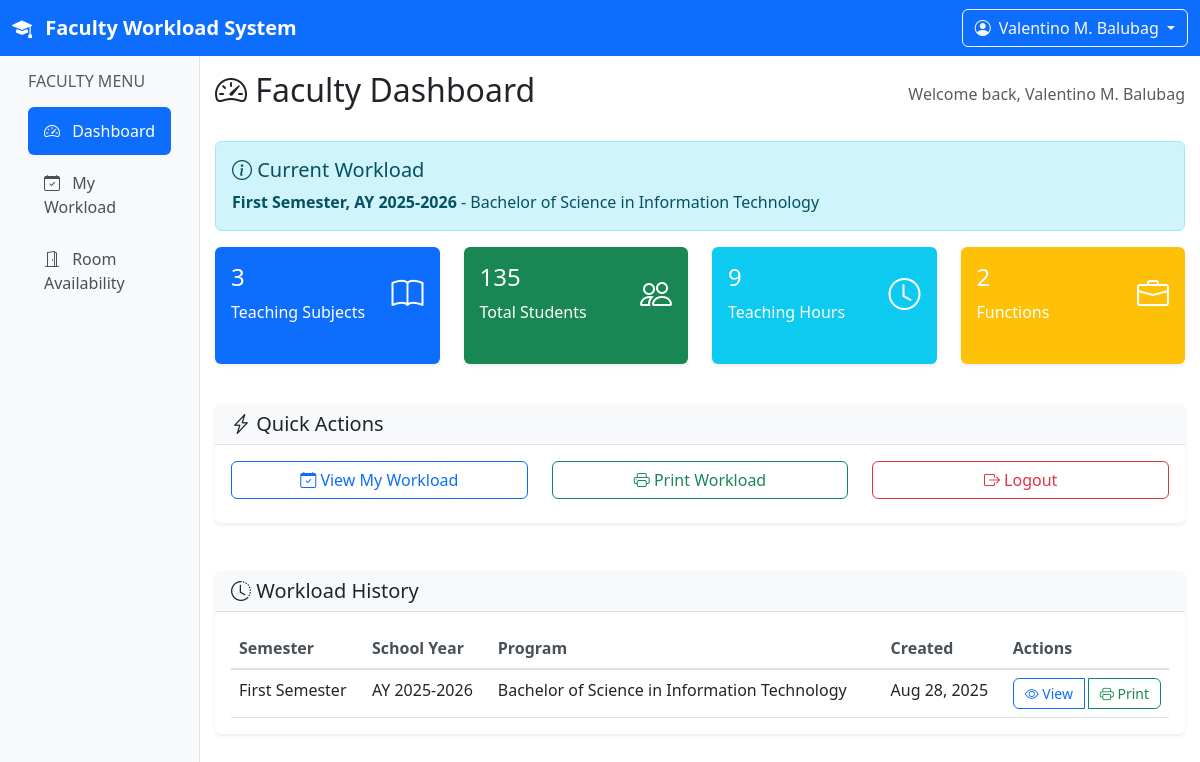
The page /faculty/dashboard.php (signed in) on the database its author committed.
### tables this page shows
CREATE TABLE `workloads` (
  `id` int(11) NOT NULL,
  `faculty_id` int(11) NOT NULL,
  `semester` varchar(50) NOT NULL,
  `school_year` varchar(20) NOT NULL,
  `program` varchar(100) DEFAULT NULL,
  `prepared_by` varchar(100) DEFAULT NULL,
  `prepared_by_title` varchar(100) DEFAULT NULL,
  `reviewed_by` varchar(100) DEFAULT NULL,
  `reviewed_by_title` varchar(100) DEFAULT NULL,
  `approved_by` varchar(100) DEFAULT NULL,
  `approved_by_title` varchar(100) DEFAULT NULL,
  `created_at` timestamp NOT NULL DEFAULT current_timestamp(),
  `updated_at` timestamp NOT NULL DEFAULT current_timestamp() ON UPDATE current_timestamp()
);

### faculty/dashboard.php (the view, shortened to what this page needs)
<?php
require_once '../includes/db.php';
$faculty_id = $_SESSION['user_id'];
$workloads_query = "SELECT * FROM workloads WHERE faculty_id = ? ORDER BY created_at DESC";
$stmt = $conn->prepare($workloads_query);
$stmt->bind_param("i", $faculty_id);
$stmt->execute();
$workloads = $stmt->get_result();
$current_workload = $workloads->fetch_assoc();
$workloads->data_seek(0);
$total_subjects = 0;
$total_students = 0;
$total_teaching_hours = 0;
$functions_count = 0;
if ($current_workload) {
    $teaching_query = "SELECT COUNT(*) as count, SUM(units) as total_units, SUM(students) as total_students FROM teaching_loads WHERE workload_id = ?";
    $stmt = $conn->prepare($teaching_query);
    $stmt->bind_param("i", $current_workload['id']);
    $stmt->execute();
    $teaching_stats = $stmt->get_result()->fetch_assoc();
    $total_subjects = $teaching_stats['count'] ?? 0;
    $total_students = $teaching_stats['total_students'] ?? 0;
    $total_teaching_hours = $teaching_stats['total_units'] ?? 0;
    $functions_query = "SELECT COUNT(*) as count FROM functions WHERE workload_id = ?";
    $stmt = $conn->prepare($functions_query);
    $stmt->bind_param("i", $current_workload['id']);
    $stmt->execute();
    $functions_count = $stmt->get_result()->fetch_assoc()['count'] ?? 0;
}
include '../includes/header.php';
?>
<div class="d-flex justify-content-between align-items-center mb-4">
    <h2><i class="bi bi-speedometer2"></i> Faculty Dashboard</h2>
    <div class="text-muted">
        Welcome back, <?php echo htmlspecialchars($_SESSION['user_name']); ?>
    </div>
</div>
<?php if ($current_workload): ?>
    <div class="alert alert-info">
        <h5 class="alert-heading"><i class="bi bi-info-circle"></i> Current Workload</h5>
        <p class="mb-0">
            <strong><?php echo $current_workload['semester']; ?>, <?php echo $current_workload['school_year']; ?></strong>
            <?php if ($current_workload['program']): ?>
                - <?php echo $current_workload['program']; ?>
            <?php endif; ?>
        </p>
    </div>
    <div class="row mb-4">
        <div class="col-sm-6 col-lg-3 mb-3">
            <div class="card bg-primary text-white h-100">
                <div class="card-body">
                    <div class="d-flex justify-content-between">
                        <div>
                            <h4><?php echo $total_subjects; ?></h4>
                            <p class="mb-0">Teaching Subjects</p>
                        </div>
                        <div class="align-self-center">
                            <i class="bi bi-book" style="font-size: 2rem;"></i>
                        </div>
                    </div>
                </div>
            </div>
        </div>
        <div class="col-sm-6 col-lg-3 mb-3">
            <div class="card bg-success text-white h-100">
                <div class="card-body">
                    <div class="d-flex justify-content-between">
                        <div>
                            <h4><?php echo $total_students; ?></h4>
                            <p class="mb-0">Total Students</p>
                        </div>
                        <div class="align-self-center">
                            <i class="bi bi-people" style="font-size: 2rem;"></i>
                        </div>
                    </div>
                </div>
            </div>
        </div>
        <div class="col-sm-6 col-lg-3 mb-3">
            <div class="card bg-info text-white h-100">
                <div class="card-body">
                    <div class="d-flex justify-content-between">
                        <div>
                            <h4><?php echo $total_teaching_hours; ?></h4>
                            <p class="mb-0">Teaching Hours</p>
                        </div>
                        <div class="align-self-center">
                            <i class="bi bi-clock" style="font-size: 2rem;"></i>
                        </div>
                    </div>
                </div>
            </div>
        </div>
        <div class="col-sm-6 col-lg-3 mb-3">
            <div class="card bg-warning text-white h-100">
                <div class="card-body">
                    <div class="d-flex justify-content-between">
                        <div>
                            <h4><?php echo $functions_count; ?></h4>
                            <p class="mb-0">Functions</p>
                        </div>
                        <div class="align-self-center">
                            <i class="bi bi-briefcase" style="font-size: 2rem;"></i>
                        </div>
                    </div>
                </div>
            </div>
        </div>
    </div>
    <div class="row mb-4">
        <div class="col-md-12">
            <div class="card">
                <div class="card-header">
                    <h5 class="mb-0"><i class="bi bi-lightning-charge"></i> Quick Actions</h5>
                </div>
                <div class="card-body">
                    <div class="row">
                        <div class="col-md-4 mb-2">
                            <a href="my-workload.php" class="btn btn-outline-primary w-100">
                                <i class="bi bi-calendar-check"></i>
                                <span class="d-block d-lg-inline">View My Workload</span>
                            </a>
                        </div>
                        <div class="col-md-4 mb-2">
                            <a href="print-workload.php?id=<?php echo $current_workload['id']; ?>"
                               class="btn btn-outline-success w-100" target="_blank">
                                <i class="bi bi-printer"></i>
                                <span class="d-block d-lg-inline">Print Workload</span>
                            </a>
                        </div>
                        <div class="col-md-4 mb-2">
                            <a href="../logout.php" class="btn btn-outline-danger w-100">
                                <i class="bi bi-box-arrow-right"></i>
                                <span class="d-block d-lg-inline">Logout</span>
                            </a>
                        </div>
                    </div>
                </div>
            </div>
        </div>
    </div>
<?php endif; ?>
<?php if ($workloads->num_rows > 0): ?>
    <div class="row">
        <div class="col-md-12">
            <div class="card">
                <div class="card-header">
                    <h5 class="mb-0"><i class="bi bi-clock-history"></i> Workload History</h5>
                </div>
                <div class="card-body">
                    <div class="table-responsive">
                        <table class="table table-hover">
                            <thead>
                                <tr>
                                    <th>Semester</th>
                                    <th>School Year</th>
                                    <th>Program</th>
                                    <th>Created</th>
                                    <th>Actions</th>
                                </tr>
                            </thead>
                            <tbody>
                                <?php
                                $workloads->data_seek(0);
                                while ($workload = $workloads->fetch_assoc()):
                                ?>
                                    <tr>
                                        <td><?php echo htmlspecialchars($workload['semester']); ?></td>
                                        <td><?php echo htmlspecialchars($workload['school_year']); ?></td>
                                        <td><?php echo htmlspecialchars($workload['program'] ?? 'N/A'); ?></td>
                                        <td><?php echo date('M d, Y', strtotime($workload['created_at'])); ?></td>
                                        <td>
                                            <div class="btn-group d-none d-md-flex" role="group">
                                                <a href="my-workload.php?id=<?php echo $workload['id']; ?>"
                                                   class="btn btn-sm btn-outline-primary">
                                                    <i class="bi bi-eye"></i> View
                                                </a>
                                                <a href="print-workload.php?id=<?php echo $workload['id']; ?>"
                                                   class="btn btn-sm btn-outline-success" target="_blank">
                                                    <i class="bi bi-printer"></i> Print
                                                </a>
                                            </div>
                                        </td>
                                    </tr>
                                <?php endwhile; ?>
                            </tbody>
                        </table>
                    </div>
                </div>
            </div>
        </div>
    </div>
<?php endif; ?>
<?php include '../includes/footer.php'; ?>

### includes/header.php (style rules this page uses)
.card { border: none; box-shadow: 0 0.125rem 0.25rem rgba(0, 0, 0, 0.075); margin-bottom: 1.5rem; }
.card-header { background-color: #f8f9fa; border-bottom: 1px solid #dee2e6; font-weight: 600; }
.btn { border-radius: 0.375rem; font-weight: 500; transition: all 0.3s ease; }
.btn-group .btn { margin-right: 0.25rem; }
.btn-group .btn:last-child { margin-right: 0; }
.table { margin-bottom: 0; }
.table thead th { border-bottom: 2px solid #dee2e6; font-weight: 600; color: #495057; }
.card, .btn, .form-control, .modal { transition: all 0.3s ease; }
.alert { animation: slideInDown 0.3s ease; }

### rows shown on the page
workloads: semester "First Semester", school_year "AY 2025-2026", program "Bachelor of Science in Information Technology", created_at "Aug 28, 2025"

### other values the page prints
$_SESSION['user_name'] "Valentino M. Balubag"
$total_subjects "3"
$total_students "135"
$total_teaching_hours "9"
$functions_count "2"
